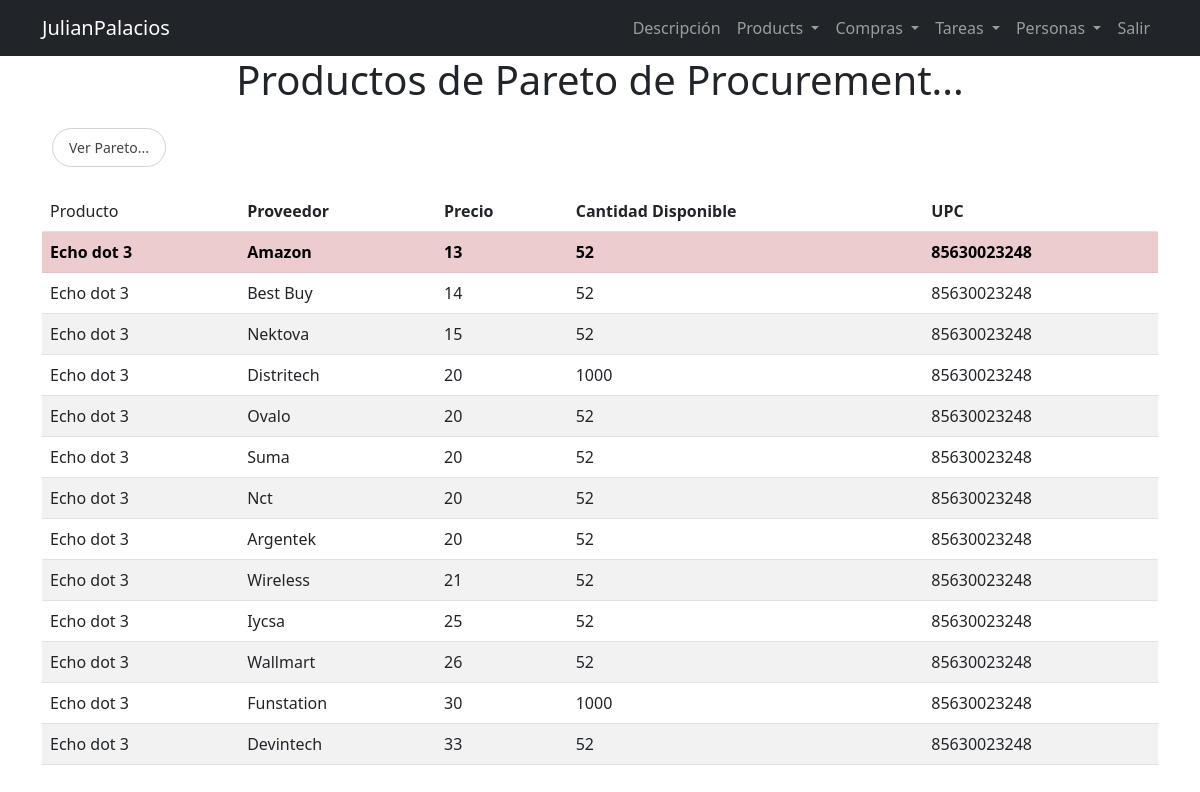
Screenshot of /productos/Echo dot 3/ (signed in) with the database file from the repository.
### tasks/models.py (models this page shows, shortened)
class ProductosProveedor(models.Model):
    nombre = models.CharField(max_length=100)
    proveedor = models.CharField(max_length=100)
    precio = models.IntegerField()
    cantidad_disponible = models.IntegerField()
    upc = models.IntegerField()

### tasks/views.py (the view)
# urls.py: path('productos/<str:nombre_modelo>/', views.productos_modelo, name='productos_modelo'),
@login_required
def productos_modelo(request, nombre_modelo):
    productos = ProductosProveedor.objects.filter(nombre=nombre_modelo).order_by('precio')
    contexto = {'productos': productos}
    return render(request, 'filtroproductosvendor.html', contexto)

### tasks/templates/filtroproductosvendor.html
{% extends "base.html" %}
{% load static %}
{% block content %}
<link rel="stylesheet" type="text/css" href="{% static 'styleoc.css' %}">
<div class="container">
  <h1 class="text-center mb-4">Productos de Pareto de Procurement...</h1>
  <div class="d-flex mb-4 align-items-center">
    <a href="{% url 'productos/modelos' %}" class="btn btn-outline-secondary ml-auto">
      Ver Pareto...
    </a>
  </div>
  <div class="row">
    <div class="col-md-12">
      <table class="table table-striped">
        <thead>
          <tr>
            <td>Producto</td>
            <th>Proveedor</th>
            <th>Precio</th>
            <th>Cantidad Disponible</th>
            <th>UPC</th>
          </tr>
        </thead>
        <tbody>
          {% for producto in productos %}
          <tr {% if forloop.first %} class=" table-danger my-custom-style" {% endif %}>
            <td>{{ producto.nombre }}</td>
            <td>{{ producto.proveedor }}</td>
            <td>{{ producto.precio }}</td>
            <td>{{ producto.cantidad_disponible }}</td>
            <td>{{ producto.upc }}</td>
          </tr>
          {% endfor %}
        </tbody>
      </table>
    </div>
  </div>
</div>
{% endblock %}

### tasks/static/styleoc.css (style rules this page uses)
.btn-outline-secondary { border: 2px solid #444444; color: #444444; padding: 8px 16px; position: relative; overflow: hidden; transition: all 0.3s ease-out; }
.btn-outline-secondary::before { content: ''; position: absolute; top: 50%; left: 50%; width: 0; height: 0; background-color: rgba(255, 255, 255, 0.5); border-radius: 50%; transform: translate(-50%, -50%); transition: all 0.5s cubic-bezier(0.5, 1.6, 0.4, 0.9); z-index: -1; }
.btn-outline-secondary { border-radius: 20px; margin-left: 10px; font-size: 14px; border: 1px solid #ced4da; outline: none; }
.my-custom-style { background-color: #000; color: #fff; font-weight: bold; }
.my-custom-style { background-color: #000; color: #fff; font-weight: bold; animation: highlight 1s infinite; }

### rows the page displays
ProductosProveedor: nombre "Echo dot 3", proveedor "Amazon", precio "13", cantidad_disponible "52", upc "85630023248"
ProductosProveedor: nombre "Echo dot 3", proveedor "Best Buy", precio "14", cantidad_disponible "52", upc "85630023248"
ProductosProveedor: nombre "Echo dot 3", proveedor "Nektova", precio "15", cantidad_disponible "52", upc "85630023248"
ProductosProveedor: nombre "Echo dot 3", proveedor "Distritech", precio "20", cantidad_disponible "1000", upc "85630023248"
ProductosProveedor: nombre "Echo dot 3", proveedor "Ovalo", precio "20", cantidad_disponible "52", upc "85630023248"
ProductosProveedor: nombre "Echo dot 3", proveedor "Suma", precio "20", cantidad_disponible "52", upc "85630023248"
ProductosProveedor: nombre "Echo dot 3", proveedor "Nct", precio "20", cantidad_disponible "52", upc "85630023248"
ProductosProveedor: nombre "Echo dot 3", proveedor "Argentek", precio "20", cantidad_disponible "52", upc "85630023248"
ProductosProveedor: nombre "Echo dot 3", proveedor "Wireless", precio "21", cantidad_disponible "52", upc "85630023248"
ProductosProveedor: nombre "Echo dot 3", proveedor "Iycsa", precio "25", cantidad_disponible "52", upc "85630023248"
ProductosProveedor: nombre "Echo dot 3", proveedor "Wallmart", precio "26", cantidad_disponible "52", upc "85630023248"
ProductosProveedor: nombre "Echo dot 3", proveedor "Funstation", precio "30", cantidad_disponible "1000", upc "85630023248"
ProductosProveedor: nombre "Echo dot 3", proveedor "Devintech", precio "33", cantidad_disponible "52", upc "85630023248"
